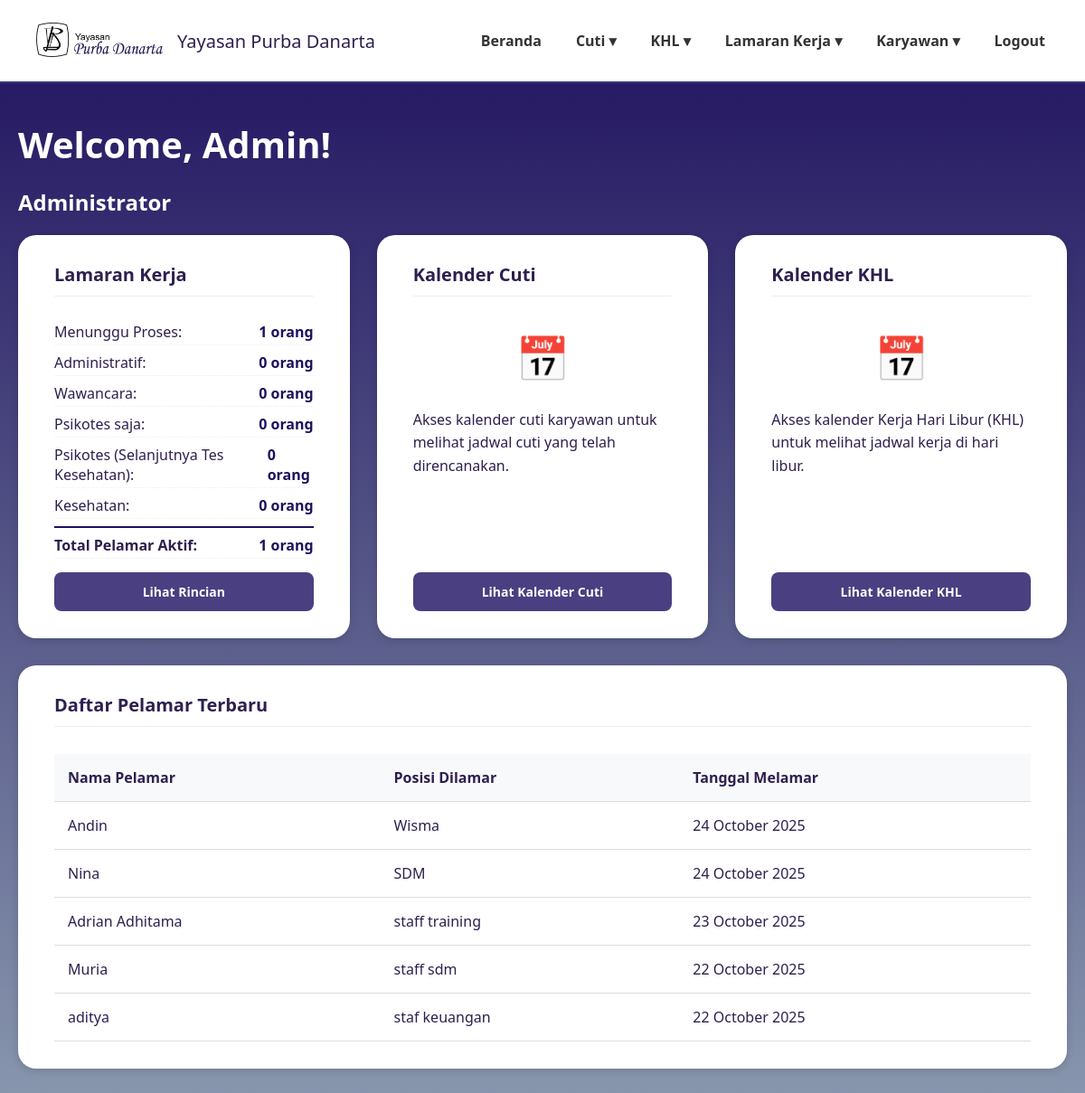
The page /dashboardadmin.php (signed in) on the database its author committed.
### tables this page shows
CREATE TABLE `data_karyawan` (
  `id_karyawan` int(11) NOT NULL,
  `kode_karyawan` varchar(20) NOT NULL,
  `nama_lengkap` varchar(100) NOT NULL,
  `email` varchar(100) NOT NULL,
  `password` varchar(255) NOT NULL,
  `jabatan` varchar(50) NOT NULL,
  `divisi` varchar(50) NOT NULL,
  `role` enum('karyawan','direktur','admin','penanggung jawab') NOT NULL DEFAULT 'karyawan',
  `no_telp` varchar(20) DEFAULT NULL,
  `sisa_cuti_tahunan` int(3) DEFAULT 0,
  `sisa_cuti_lustrum` int(3) DEFAULT 0,
  `status_aktif` enum('aktif','non_aktif') NOT NULL DEFAULT 'aktif',
  `created_at` timestamp NOT NULL DEFAULT current_timestamp(),
  `jenis_kelamin` varchar(10) DEFAULT NULL,
  `tempat_lahir` varchar(100) DEFAULT NULL,
  `tanggal_lahir` date DEFAULT NULL,
  `nik` varchar(20) DEFAULT NULL,
  `alamat_rumah` text DEFAULT NULL,
  `alamat_domisili` text DEFAULT NULL,
  `agama` varchar(20) DEFAULT NULL,
  `kontak_darurat` varchar(20) DEFAULT NULL,
  `pendidikan_terakhir` varchar(50) DEFAULT NULL
);

CREATE TABLE `data_pelamar` (
  `id` int(11) NOT NULL,
  `user_id` int(11) NOT NULL,
  `nama_lengkap` varchar(100) DEFAULT NULL,
  `posisi_dilamar` varchar(100) DEFAULT NULL,
  `jenis_kelamin` varchar(20) DEFAULT NULL,
  `tempat_lahir` varchar(100) DEFAULT NULL,
  `tanggal_lahir` date DEFAULT NULL,
  `nik` varchar(50) DEFAULT NULL,
  `alamat_rumah` text DEFAULT NULL,
  `alamat_domisili` text DEFAULT NULL,
  `no_telp` varchar(20) DEFAULT NULL,
  `email` varchar(100) DEFAULT NULL,
  `agama` varchar(50) DEFAULT NULL,
  `kontak_darurat` varchar(50) DEFAULT NULL,
  `pendidikan_terakhir` varchar(50) DEFAULT NULL,
  `surat_lamaran` varchar(255) DEFAULT NULL,
  `cv` varchar(255) DEFAULT NULL,
  `photo_formal` varchar(255) DEFAULT NULL,
  `ijazah_transkrip` varchar(255) DEFAULT NULL,
  `berkas_pendukung` varchar(255) DEFAULT NULL,
  `ktp` varchar(255) DEFAULT NULL,
  `status` varchar(50) DEFAULT 'Menunggu Proses',
  `status_seleksi` varchar(100) DEFAULT 'Proses seleksi sedang berlangsung',
  `pengumuman` text DEFAULT 'Belum ada pengumuman saat ini.',
  `created_at` timestamp NOT NULL DEFAULT current_timestamp()
);

### dashboardadmin.php (the view, shortened to what this page needs)
<?php
require 'config.php';
$user_data = $_SESSION['user'];
$user_id = $user_data['id_karyawan'];
$sql = "SELECT * FROM data_karyawan WHERE id_karyawan = ?";
$stmt = mysqli_prepare($conn, $sql);
mysqli_stmt_bind_param($stmt, "i", $user_id);
mysqli_stmt_execute($stmt);
$result = mysqli_stmt_get_result($stmt);
$admin_data = $result->fetch_assoc();
$nama_user = $admin_data['nama_lengkap'];
$query_status_pelamar = "
    SELECT
        -- Menunggu Proses: Pelamar yang belum ada riwayat atau masih di tahap awal
        COUNT(CASE WHEN (rp.status_administratif IS NULL OR rp.status_administratif = '')
                    AND (rp.status_wawancara IS NULL OR rp.status_wawancara = '')
                    AND (rp.status_psikotes IS NULL OR rp.status_psikotes = '')
                    AND (rp.status_kesehatan IS NULL OR rp.status_kesehatan = '')
                    AND (rp.status_final IS NULL OR rp.status_final = '')
              THEN 1 END) AS menunggu_proses,
        -- Administratif: Lolos administratif, tapi belum wawancara
        COUNT(CASE WHEN rp.status_administratif = 'Lolos'
                    AND (rp.status_wawancara IS NULL OR rp.status_wawancara = '')
              THEN 1 END) AS administratif,
        -- Wawancara: Lolos wawancara, tapi belum psikotes
        COUNT(CASE WHEN rp.status_wawancara = 'Lolos'
                    AND (rp.status_psikotes IS NULL OR rp.status_psikotes = '')
              THEN 1 END) AS wawancara,
        -- Psikotes saja: Lolos psikotes, tapi belum kesehatan
        COUNT(CASE WHEN rp.status_psikotes = 'Lolos'
                    AND (rp.status_kesehatan IS NULL OR rp.status_kesehatan = '')
              THEN 1 END) AS psikotes,
        -- Psikotes (Selanjutnya Tes Kesehatan): Lolos psikotes dan kesehatan, tapi belum final
        COUNT(CASE WHEN rp.status_psikotes = 'Lolos'
                    AND rp.status_kesehatan = 'Lolos'
                    AND (rp.status_final IS NULL OR rp.status_final = '')
              THEN 1 END) AS psikotes_kesehatan,
        -- Kesehatan: Lolos kesehatan dan sudah final diterima
        COUNT(CASE WHEN rp.status_kesehatan = 'Lolos'
                    AND rp.status_final = 'Diterima'
              THEN 1 END) AS kesehatan,
        -- Total Pelamar Aktif: Semua yang belum final atau finalnya bukan Diterima/Tidak Lolos
        COUNT(CASE WHEN rp.status_final IS NULL
                    OR rp.status_final = ''
                    OR rp.status_final NOT IN ('Diterima', 'Tidak Lolos')
              THEN 1 END) AS total_pelamar_aktif
    FROM data_pelamar dp
    LEFT JOIN riwayat_pelamar rp ON dp.id = rp.pelamar_id
    WHERE dp.status != 'Diterima' AND dp.status != 'Tidak Lolos'
";
$result_status = $conn->query($query_status_pelamar);
$status_pelamar = $result_status->fetch_assoc();
$status_pelamar = array_merge([
    'menunggu_proses' => 0,
    'administratif' => 0,
    'wawancara' => 0,
    'psikotes' => 0,
    'psikotes_kesehatan' => 0,
    'kesehatan' => 0,
    'total_pelamar_aktif' => 0
], $status_pelamar ?: []);
$query_tabel = "SELECT nama_lengkap, posisi_dilamar, created_at FROM data_pelamar ORDER BY created_at DESC LIMIT 5";
$result_tabel = $conn->query($query_tabel);
?>
<!DOCTYPE html>
<html lang="id">
<head>
</head>
<body>
<header>
  <div class="logo">
    <img src="image/namayayasan.png" alt="Logo Yayasan">
    <span>Yayasan Purba Danarta</span>
  </div>
    <nav>
        <ul>
        <li><a href="dashboardadmin.php">Beranda</a></li>
        <li><a href="#">Cuti ▾</a>
        </li>
        <li><a href="#">KHL ▾</a>
        </li>
        <li><a href="#">Lamaran Kerja ▾</a>
        </li>
        <li><a href="#">Karyawan ▾</a>
        </li>
          <ul>
                <li><a href="logout2.php">Logout</a></li>
            </ul>
        </ul>
    </nav>
</header>
<main>
    <div class="welcome-section">
      <h1>Welcome, <?= htmlspecialchars($nama_user) ?>!</h1>
      <h2>Administrator</h2>
    </div>
    <div class="dashboard-grid">
        <div class="card">
            <h3>Lamaran Kerja</h3>
            <div class="status-list">
                <div class="status-item">
                    <span>Menunggu Proses:</span>
                    <span class="status-count"><?= $status_pelamar['menunggu_proses'] ?> orang</span>
                </div>
                <div class="status-item">
                    <span>Administratif:</span>
                    <span class="status-count"><?= $status_pelamar['administratif'] ?> orang</span>
                </div>
                <div class="status-item">
                    <span>Wawancara:</span>
                    <span class="status-count"><?= $status_pelamar['wawancara'] ?> orang</span>
                </div>
                <div class="status-item">
                    <span>Psikotes saja:</span>
                    <span class="status-count"><?= $status_pelamar['psikotes'] ?> orang</span>
                </div>
                <div class="status-item">
                    <span>Psikotes (Selanjutnya Tes Kesehatan):</span>
                    <span class="status-count"><?= $status_pelamar['psikotes_kesehatan'] ?> orang</span>
                </div>
                <div class="status-item">
                    <span>Kesehatan:</span>
                    <span class="status-count"><?= $status_pelamar['kesehatan'] ?> orang</span>
                </div>
                <div class="status-item" style="border-top: 2px solid #1E105E; margin-top: 8px; padding-top: 8px; font-weight: bold;">
                    <span>Total Pelamar Aktif:</span>
                    <span class="status-count"><?= $status_pelamar['total_pelamar_aktif'] ?> orang</span>
                </div>
            </div>
            <a href="administrasi_pelamar.php" class="btn">Lihat Rincian</a>
        </div>
        <div class="card">
            <h3>Kalender Cuti</h3>
            <div class="calendar-icon">📅</div>
            <p>Akses kalender cuti karyawan untuk melihat jadwal cuti yang telah direncanakan.</p>
            <a href="kalender_cuti.php" class="btn">Lihat Kalender Cuti</a>
        </div>
        <div class="card">
            <h3>Kalender KHL</h3>
            <div class="calendar-icon">📅</div>
            <p>Akses kalender Kerja Hari Libur (KHL) untuk melihat jadwal kerja di hari libur.</p>
            <a href="kalender_khl.php" class="btn">Lihat Kalender KHL</a>
        </div>
    </div>
    <div class="card">
        <h3>Daftar Pelamar Terbaru</h3>
        <table class="data-table">
            <thead>
                <tr>
                    <th>Nama Pelamar</th>
                    <th>Posisi Dilamar</th>
                    <th>Tanggal Melamar</th>
                </tr>
            </thead>
            <tbody>
                <?php if ($result_tabel->num_rows > 0): ?>
                    <?php while($row = $result_tabel->fetch_assoc()): ?>
                        <tr>
                            <td><?= htmlspecialchars($row['nama_lengkap']) ?></td>
                            <td><?= htmlspecialchars($row['posisi_dilamar']) ?></td>
                            <td><?= date('d F Y', strtotime($row['created_at'])) ?></td>
                        </tr>
                    <?php endwhile; ?>
                <?php else: ?>
                    <tr>
                        <td colspan="3">Tidak ada data pelamar saat ini.</td>
                    </tr>
                <?php endif; ?>
            </tbody>
        </table>
    </div>
</main>
</body>
</html>

### dashboardadmin.php (style rules this page uses)
body { margin:0; font-family:'Segoe UI', Tahoma, Geneva, Verdana, sans-serif; background: linear-gradient(180deg,#1E105E 0%,#8897AE 100%); min-height:100vh; color:#fff; }
header { background:rgba(255,255,255,1); padding:20px 40px; display:flex; justify-content:space-between; align-items:center; border-bottom:2px solid #34377c; flex-wrap:wrap; }
.logo { display:flex; align-items:center; gap:16px; font-weight:500; font-size:20px; color:#2e1f4f; }
.logo img { width: 140px; height: 50px; object-fit: contain; }
nav ul { list-style:none; margin:0; padding:0; display:flex; gap:30px; }
nav li { position:relative; }
nav a { text-decoration:none; color:#333; font-weight:600; padding:8px 4px; display:block; }
main { max-width:1200px; margin:40px auto; padding:0 20px; }
h1 { text-align:left; font-size:40px; margin-bottom:10px; }
.dashboard-grid { display: grid; grid-template-columns: repeat(auto-fit, minmax(300px, 1fr)); gap: 30px; margin-bottom: 30px; }
.card { background:#fff; color:#2e1f4f; border-radius:20px; padding:30px 40px; box-shadow:0 2px 10px rgba(0,0,0,0.15); display: flex; flex-direction: column; }
.card h3 { margin-top:0; font-size:20px; margin-bottom:15px; border-bottom: 1px solid #eee; padding-bottom: 10px; }
.card p { margin: 4px 0; line-height: 1.6; }
.status-list { margin: 10px 0; }
.status-item { display: flex; justify-content: space-between; margin-bottom: 5px; padding: 3px 0; border-bottom: 1px dotted #eee; }
.status-count { font-weight: bold; color: #1E105E; }
.btn { display:inline-block; background:#4a3f81; color:#fff; padding:12px 20px; border-radius:8px; text-decoration:none; font-weight:600; font-size:14px; margin-top: auto; text-align: center; transition: background-color 0.3s; }
.calendar-icon { font-size: 3rem; text-align: center; margin: 20px 0; color: #1E105E; }
.data-table { width: 100%; border-collapse: collapse; margin-top: 15px; }
.data-table th, .data-table td { padding: 15px; text-align: left; border-bottom: 1px solid #ddd; }
.data-table th { background-color: #f8f9fa; font-weight: 600; }

### rows shown on the page
data_karyawan: nama_lengkap "Admin"
data_pelamar: nama_lengkap "Andin", posisi_dilamar "Wisma", created_at "24 October 2025"
data_pelamar: nama_lengkap "Nina", posisi_dilamar "SDM", created_at "24 October 2025"
data_pelamar: nama_lengkap "Adrian Adhitama", posisi_dilamar "staff training", created_at "23 October 2025"
data_pelamar: nama_lengkap "Muria", posisi_dilamar "staff sdm", created_at "22 October 2025"
data_pelamar: nama_lengkap "aditya", posisi_dilamar "staf keuangan", created_at "22 October 2025"

### other values the page prints
$status_pelamar['menunggu_proses'] "1"
$status_pelamar['administratif'] "0"
$status_pelamar['wawancara'] "0"
$status_pelamar['psikotes'] "0"
$status_pelamar['psikotes_kesehatan'] "0"
$status_pelamar['kesehatan'] "0"
$status_pelamar['total_pelamar_aktif'] "1"
